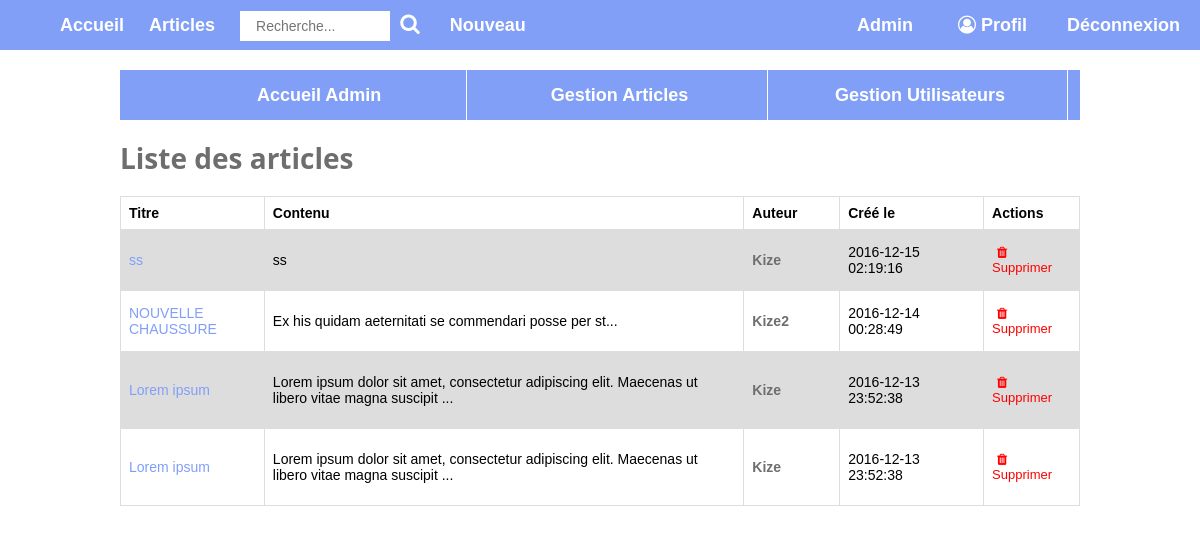
The page /?p=admin_list_articles (signed in) on the database as committed earlier.
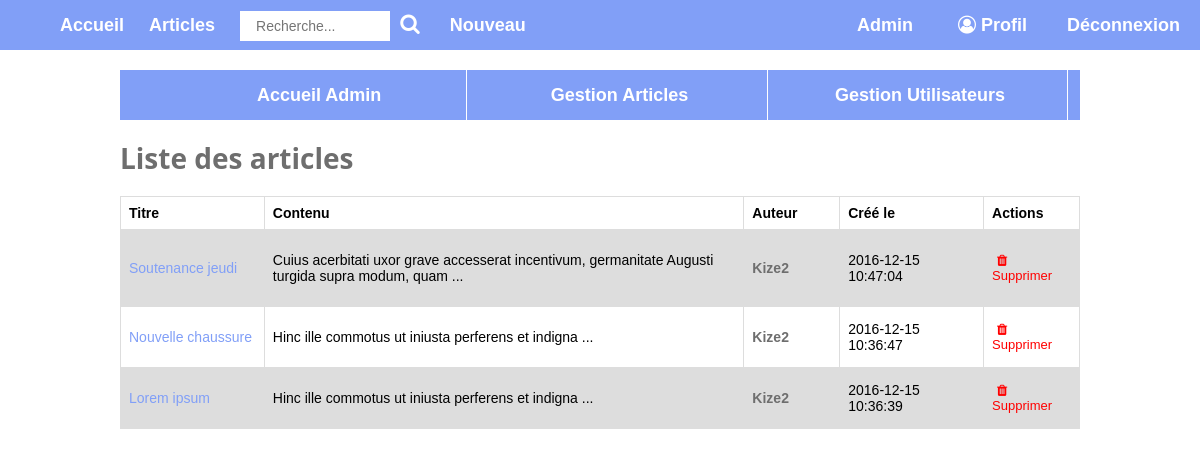
The same page on the database as committed later.
### tables this page shows
CREATE TABLE `article` (
  `id` int(11) NOT NULL,
  `id_user` int(11) NOT NULL,
  `title` varchar(60) NOT NULL,
  `content` varchar(10000) NOT NULL,
  `created` datetime NOT NULL DEFAULT CURRENT_TIMESTAMP,
  `updated` datetime NOT NULL DEFAULT CURRENT_TIMESTAMP,
  `id_image` int(11) NOT NULL,
  `ext_image` varchar(16) DEFAULT NULL
);

CREATE TABLE `user` (
  `id` int(11) NOT NULL,
  `pseudo` varchar(255) NOT NULL,
  `password` varchar(255) NOT NULL,
  `email` varchar(255) NOT NULL,
  `id_role` int(11) NOT NULL,
  `created` timestamp NOT NULL DEFAULT CURRENT_TIMESTAMP
);

### includes/sql.php (called while the page is built, shortened)
<?php
	function select ($table, $fields = [], $conditions = '') {
		global $mysqlConnect;
		$sql = 'SELECT ';
		if (empty($fields)) {
			$sql .= '*';
		} else {
			foreach ($fields as $field) {
				if ($field === $fields[0]) {
					$sql .= $field;
				} else {
					$sql .= ',' . $field;
				}
			}
		}
		$sql .= ' FROM ' . $table . ' ' . $conditions;
		$result = mysqli_query($mysqlConnect, $sql);
		if ($result) {
			return mysqli_fetch_all($result, MYSQLI_ASSOC);
		} else {
			var_dump($sql);die;
		}
		return $result;
	}

### model/article.php (called while the page is built, shortened)
<?php
function selectAllArticles () {
	return select('article', ['article.*, user.pseudo as user, count(comment.id) as nbr'], 'JOIN user ON user.id = article.id_user LEFT JOIN comment ON article.id = comment.id_article GROUP BY article.id ORDER BY article.created DESC ');
}

### controller/admin_list_articles.php (called while the page is built, shortened)
<?php
if (isset($_SESSION['role']) && !empty($_SESSION['role'] == 3)) {
	require_once('model/article.php');
	$articles = selectAllArticles();
} else {
	$message = "Vous n'avez pas l'autorisation d'accéder a cette page !";
	$template = "home";
}

### views/admin_list_articles.php (the view, shortened to what this page needs)
<?php
include('nav_admin.php');
?>
<table id="list_articles_admin">
	<h1>Liste des articles</h1>
	<tr>
       <th>Titre</th>
       <th>Contenu</th>
       <th>Auteur</th>
       <th>Créé le</th>
       <th>Actions</th>
   </tr>
	<?php foreach ($articles as $article): ?>
		<?php
			$content = $article['content'];
			if (strlen($content) > 20) {
				$content = substr($content, 0, 100) . '...';
			}
		?>
	<tr>
       <td><a href="?p=single_article&id=<?= $article['id'] ?>"><?= $article['title']; ?></a></td>
       <td><?= $content; ?><a href="?p=single_article&id=<?= $article['id'] ?>"></td>
       <td><a class="link_author" href="?p=single_user&id=<?= $article['id_user'] ?>"><?= $article['user']; ?></a></td>
       <td><?= $article['created'] ?></td>
       <td class="column_delete"><a href="?p=delete_article_admin&id=<?= $article['id'] ?>"><i class="fa fa-trash" aria-hidden="true"></i>Supprimer </a></td>
    </tr>
	<?php endforeach; ?>
</table>

Rows that differ between the two databases and show on the page:
removed article: title "ss", content "ss", id_user.pseudo "Kize", created "2016-12-15 02:19:16"
removed article: title "NOUVELLE CHAUSSURE", content "Ex his quidam aeternitati se commendari posse per st...", id_user.pseudo "Kize2", created "2016-12-14 00:28:49"
removed article: title "Lorem ipsum", content "Lorem ipsum dolor sit amet, consectetur adipiscing elit. Maecenas ut libero vitae magna suscipit ...", id_user.pseudo "Kize", created "2016-12-13 23:52:38"
removed article: title "Lorem ipsum", content "Lorem ipsum dolor sit amet, consectetur adipiscing elit. Maecenas ut libero vitae magna suscipit ...", id_user.pseudo "Kize", created "2016-12-13 23:52:38"
added article: title "Soutenance jeudi", content "Cuius acerbitati uxor grave accesserat incentivum, germanitate Augusti turgida supra modum, quam ...", id_user.pseudo "Kize2", created "2016-12-15 10:47:04"
added article: title "Nouvelle chaussure", content "Hinc ille commotus ut iniusta perferens et indigna ...", id_user.pseudo "Kize2", created "2016-12-15 10:36:47"
added article: title "Lorem ipsum", content "Hinc ille commotus ut iniusta perferens et indigna ...", id_user.pseudo "Kize2", created "2016-12-15 10:36:39"
